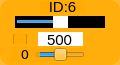
    <widget class="QWidget" name="widget_id6" native="true">
     <property name="geometry">
      <rect>
       <x>185</x>
       <y>630</y>
       <width>120</width>
       <height>65</height>
      </rect>
     </property>
     <property name="maximumSize">
      <size>
       <width>16777161</width>
       <height>16777215</height>
      </size>
     </property>
     <property name="styleSheet">
      <string notr="true">background-color: rgb(255, 170, 0, 200);
border-radius:10px;</string>
     </property>
     <widget class="QLabel" name="label_ID6">
      <property name="geometry">
       <rect>
        <x>40</x>
        <y>1</y>
        <width>45</width>
        <height>12</height>
       </rect>
      </property>
      <property name="minimumSize">
       <size>
        <width>0</width>
        <height>10</height>
       </size>
      </property>
      <property name="font">
       <font>
        <family>Arial</family>
        <pointsize>11</pointsize>
       </font>
      </property>
      <property name="styleSheet">
       <string notr="true">background-color: rgb(255, 255, 255， 0);
border-radius:0px;</string>
      </property>
      <property name="text">
       <string>ID:6</string>
      </property>
      <property name="alignment">
       <set>Qt::AlignCenter</set>
      </property>
     </widget>
     <widget class="QSlider" name="horizontalSlider_pulse_id6">
      <property name="geometry">
       <rect>
        <x>15</x>
        <y>16</y>
        <width>90</width>
        <height>12</height>
       </rect>
      </property>
      <property name="autoFillBackground">
       <bool>false</bool>
      </property>
      <property name="styleSheet">
       <string notr="true">QSlider{
	background: rgb(0, 0, 0);
	border-radius:0px;
}
QSlider::handle {/*设置中间的那个滑动的键*/                           background: rgb(255, 255, 255)}</string>
      </property>
      <property name="minimum">
       <number>0</number>
      </property>
      <property name="maximum">
       <number>1000</number>
      </property>
      <property name="pageStep">
       <number>1</number>
      </property>
      <property name="value">
       <number>500</number>
      </property>
      <property name="orientation">
       <enum>Qt::Horizontal</enum>
      </property>
     </widget>
     <widget class="QSlider" name="horizontalSlider_dev_id6">
      <property name="geometry">
       <rect>
        <x>35</x>
        <y>48</y>
        <width>50</width>
        <height>13</height>
       </rect>
      </property>
      <property name="styleSheet">
       <string notr="true">background-color: rgb(255, 255, 255， 0);</string>
      </property>
      <property name="minimum">
       <number>-125</number>
      </property>
      <property name="maximum">
       <number>125</number>
      </property>
      <property name="pageStep">
       <number>1</number>
      </property>
      <property name="orientation">
       <enum>Qt::Horizontal</enum>
      </property>
     </widget>
     <widget class="QLabel" name="label_id6">
      <property name="geometry">
       <rect>
        <x>10</x>
        <y>47</y>
        <width>30</width>
        <height>15</height>
       </rect>
      </property>
      <property name="minimumSize">
       <size>
        <width>0</width>
        <height>10</height>
       </size>
      </property>
      <property name="font">
       <font>
        <family>DejaVu Sans</family>
        <pointsize>10</pointsize>
       </font>
      </property>
      <property name="styleSheet">
       <string notr="true">background-color: rgb(255, 255, 255， 0);</string>
      </property>
      <property name="text">
       <string>0</string>
      </property>
      <property name="alignment">
       <set>Qt::AlignCenter</set>
      </property>
     </widget>
     <widget class="QLineEdit" name="lineEdit_id6">
      <property name="geometry">
       <rect>
        <x>38</x>
        <y>32</y>
        <width>45</width>
        <height>14</height>
       </rect>
      </property>
      <property name="sizePolicy">
       <sizepolicy hsizetype="Fixed" vsizetype="Fixed">
        <horstretch>0</horstretch>
        <verstretch>0</verstretch>
       </sizepolicy>
      </property>
      <property name="font">
       <font>
        <family>Arial</family>
        <pointsize>11</pointsize>
       </font>
      </property>
      <property name="autoFillBackground">
       <bool>false</bool>
      </property>
      <property name="styleSheet">
       <string notr="true">background-color: rgb(255, 255, 255);
border-radius:0px;</string>
      </property>
      <property name="text">
       <string>500</string>
      </property>
      <property name="maxLength">
       <number>1000</number>
      </property>
      <property name="alignment">
       <set>Qt::AlignCenter</set>
      </property>
      <property name="dragEnabled">
       <bool>false</bool>
      </property>
      <property name="readOnly">
       <bool>false</bool>
      </property>
     </widget>
     <widget class="QCheckBox" name="checkBox_id6">
      <property name="geometry">
       <rect>
        <x>13</x>
        <y>34</y>
        <width>15</width>
        <height>10</height>
       </rect>
      </property>
      <property name="text">
       <string/>
      </property>
     </widget>
    </widget>
